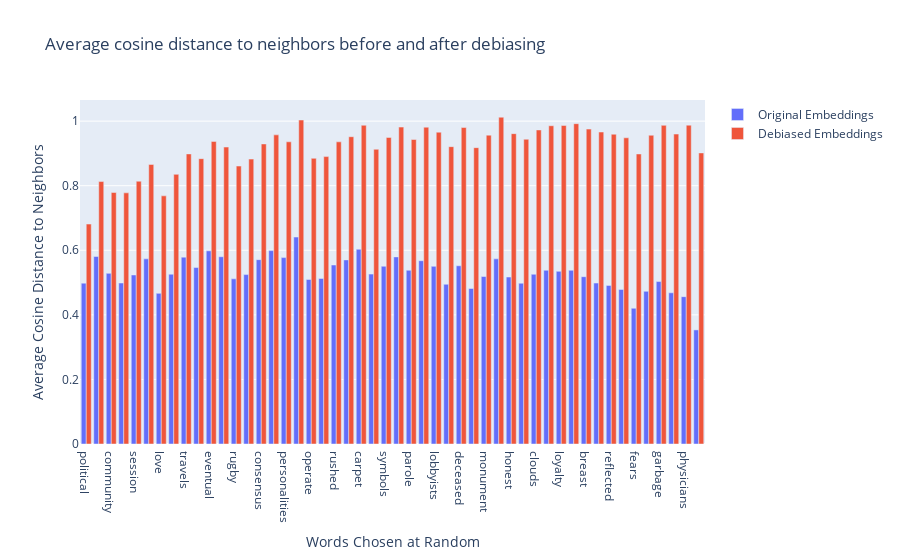

Source (notebook cell):
### Code cell
#plot the average distance to neighbors before and after debiasing
import plotly.graph_objects as go
import plotly.express as px

fig = go.Figure()
fig.add_trace(go.Bar(x=df_average.index, y=df_average['average distance to neighbors (original embeddings)'], name='Original Embeddings'))
fig.add_trace(go.Bar(x=df_average.index, y=df_average['average distance to neighbors (debiased embeddings)'], name='Debiased Embeddings'))
#add title
fig.update_layout(title_text='Average cosine distance to neighbors before and after debiasing')
#change x axis title
fig.update_xaxes(title_text='Words Chosen at Random')
#change y axis title
fig.update_yaxes(title_text='Average Cosine Distance to Neighbors')

fig.show()

### Figure 1 — Plotly figure (JSON) as saved in the notebook; plotly's stock layout.template omitted (floating-point values rounded to 4 significant figures)
{"data": [{"name": "Original Embeddings", "type": "bar", "x": ["political", "controlled", "community", "neighboring", "session", "drawn", "love", "staying", "travels", "pass", "eventual", "withdrawn", "rugby", "maryland", "consensus", "jeffrey", "personalities", "rubin", "operate", "italy", "rushed", "revolutionary", "carpet", "henry", "symbols", "roc", "parole", "laura", "lobbyists", "concluded", "deceased", "colombia", "monument", "female", "honest", "albania", "clouds", "destinations", "loyalty", "vertical", "breast", "listened", "reflected", "sadr", "fears", "cardinals", "garbage", "evaluate", "physicians", "anymore"], "y": [0.4982, 0.5807, 0.5285, 0.4987, 0.5235, 0.5734, 0.4665, 0.5259, 0.5788, 0.5465, 0.5983, 0.58, 0.5115, 0.5247, 0.571, 0.5989, 0.5773, 0.641, 0.5096, 0.5127, 0.5544, 0.5703, 0.6032, 0.5262, 0.5505, 0.5796, 0.5381, 0.5677, 0.5503, 0.4947, 0.552, 0.4816, 0.5188, 0.5734, 0.5172, 0.498, 0.5258, 0.5381, 0.5348, 0.538, 0.5182, 0.4985, 0.4913, 0.4788, 0.4204, 0.4728, 0.5032, 0.4683, 0.4563, 0.3534]}, {"name": "Debiased Embeddings", "type": "bar", "x": ["political", "controlled", "community", "neighboring", "session", "drawn", "love", "staying", "travels", "pass", "eventual", "withdrawn", "rugby", "maryland", "consensus", "jeffrey", "personalities", "rubin", "operate", "italy", "rushed", "revolutionary", "carpet", "henry", "symbols", "roc", "parole", "laura", "lobbyists", "concluded", "deceased", "colombia", "monument", "female", "honest", "albania", "clouds", "destinations", "loyalty", "vertical", "breast", "listened", "reflected", "sadr", "fears", "cardinals", "garbage", "evaluate", "physicians", "anymore"], "y": [0.6812, 0.8128, 0.7791, 0.7779, 0.8139, 0.8658, 0.7686, 0.8352, 0.8985, 0.8838, 0.9372, 0.9197, 0.8608, 0.8824, 0.9294, 0.9575, 0.936, 1.003, 0.8848, 0.8902, 0.9359, 0.9518, 0.9873, 0.9129, 0.9495, 0.9816, 0.9431, 0.9813, 0.9658, 0.921, 0.9802, 0.9178, 0.9566, 1.012, 0.9612, 0.9438, 0.9727, 0.9857, 0.9867, 0.9921, 0.9753, 0.9663, 0.9594, 0.9484, 0.8983, 0.9563, 0.987, 0.9599, 0.9875, 0.9016]}], "layout": {"title": {"text": "Average cosine distance to neighbors before and after debiasing"}, "xaxis": {"title": {"text": "Words Chosen at Random"}}, "yaxis": {"title": {"text": "Average Cosine Distance to Neighbors"}}}}
